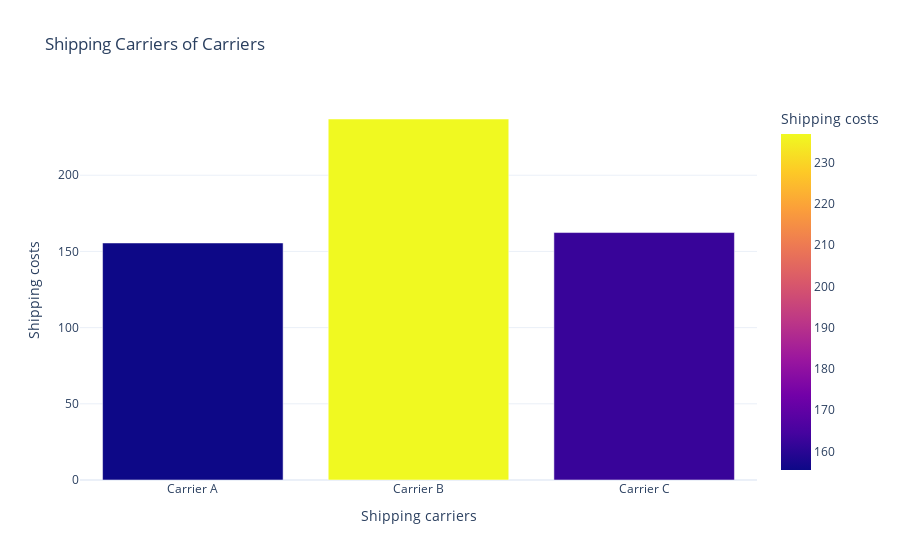

The cell this chart's notebook holds for it:
### Code cell
#Sixth Question
fig = px.bar(Shipping_Cost, x='Shipping carriers', y='Shipping costs', title='Shipping Carriers of Carriers',color="Shipping costs")
fig.show()

### Figure 1 — Plotly figure (JSON) as saved in the notebook; plotly's stock layout.template omitted (floating-point values rounded to 4 significant figures)
{"data": [{"alignmentgroup": "True", "hovertemplate": "Shipping carriers=%{x}<br>Shipping costs=%{marker.color}<extra></extra>", "legendgroup": "", "marker": {"color": [155.5, 236.9, 162.4], "coloraxis": "coloraxis", "pattern": {"shape": ""}}, "name": "", "offsetgroup": "", "orientation": "v", "showlegend": false, "textposition": "auto", "type": "bar", "x": ["Carrier A", "Carrier B", "Carrier C"], "xaxis": "x", "y": [155.5, 236.9, 162.4], "yaxis": "y"}], "layout": {"barmode": "relative", "coloraxis": {"colorbar": {"title": {"text": "Shipping costs"}}, "colorscale": [[0, "#0d0887"], [0.1111, "#46039f"], [0.2222, "#7201a8"], [0.3333, "#9c179e"], [0.4444, "#bd3786"], [0.5556, "#d8576b"], [0.6667, "#ed7953"], [0.7778, "#fb9f3a"], [0.8889, "#fdca26"], [1, "#f0f921"]]}, "legend": {"tracegroupgap": 0}, "title": {"text": "Shipping Carriers of Carriers"}, "xaxis": {"anchor": "y", "domain": [0, 1], "title": {"text": "Shipping carriers"}}, "yaxis": {"anchor": "x", "domain": [0, 1], "title": {"text": "Shipping costs"}}}}
